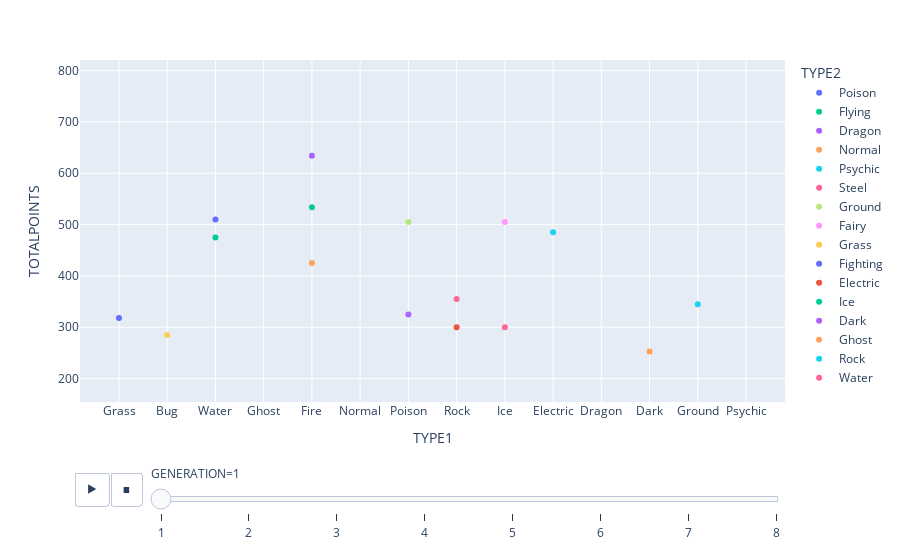

The notebook cell saved with this chart:
### Code cell
fig = px.scatter(df, x="TYPE1", y="TOTALPOINTS", color="TYPE2",animation_frame="GENERATION", animation_group="TYPE2",hover_name = 'NAME')
fig.layout.updatemenus[0].buttons[0].args[1]["frame"]["duration"] = 1000
fig.show()

### Figure 1 — Plotly figure (JSON) as saved in the notebook; plotly's stock layout.template omitted (floating-point values rounded to 4 significant figures)
{"data": [{"hovertemplate": "<b>%{hovertext}</b><br><br>TYPE2=Poison<br>GENERATION=1<br>TYPE1=%{x}<br>TOTALPOINTS=%{y}<extra></extra>", "hovertext": ["Bulbasaur", "Ivysaur", "Venusaur", "Mega Venusaur", "Weedle", "Kakuna", "Beedrill", "Mega Beedrill", "Oddish", "Gloom", "Vileplume", "Venonat", "Venomoth", "Bellsprout", "Weepinbell", "Victreebel", "Tentacool", "Tentacruel", "Gastly", "Haunter", "Gengar", "Mega Gengar"], "ids": ["Poison", "Poison", "Poison", "Poison", "Poison", "Poison", "Poison", "Poison", "Poison", "Poison", "Poison", "Poison", "Poison", "Poison", "Poison", "Poison", "Poison", "Poison", "Poison", "Poison", "Poison", "Poison"], "legendgroup": "Poison", "marker": {"color": "#636efa", "symbol": "circle"}, "mode": "markers", "name": "Poison", "orientation": "v", "showlegend": true, "type": "scatter", "x": ["Grass", "Grass", "Grass", "Grass", "Bug", "Bug", "Bug", "Bug", "Grass", "Grass", "Grass", "Bug", "Bug", "Grass", "Grass", "Grass", "Water", "Water", "Ghost", "Ghost", "Ghost", "Ghost"], "xaxis": "x", "y": [318, 405, 525, 625, 195, 205, 395, 495, 320, 395, 490, 305, 450, 300, 390, 490, 335, 515, 310, 405, 500, 600], "yaxis": "y"}, {"hovertemplate": "<b>%{hovertext}</b><br><br>TYPE2=Flying<br>GENERATION=1<br>TYPE1=%{x}<br>TOTALPOINTS=%{y}<extra></extra>", "hovertext": ["Charizard", "Mega Charizard Y", "Butterfree", "Pidgey", "Pidgeotto", "Pidgeot", "Mega Pidgeot", "Spearow", "Fearow", "Zubat", "Golbat", "Farfetch'd", "Doduo", "Dodrio", "Scyther", "Mega Pinsir", "Gyarados", "Aerodactyl", "Mega Aerodactyl", "Articuno", "Zapdos", "Moltres", "Dragonite"], "ids": ["Flying", "Flying", "Flying", "Flying", "Flying", "Flying", "Flying", "Flying", "Flying", "Flying", "Flying", "Flying", "Flying", "Flying", "Flying", "Flying", "Flying", "Flying", "Flying", "Flying", "Flying", "Flying", "Flying"], "legendgroup": "Flying", "marker": {"color": "#00cc96", "symbol": "circle"}, "mode": "markers", "name": "Flying", "orientation": "v", "showlegend": true, "type": "scatter", "x": ["Fire", "Fire", "Bug", "Normal", "Normal", "Normal", "Normal", "Normal", "Normal", "Poison", "Poison", "Normal", "Normal", "Normal", "Bug", "Bug", "Water", "Rock", "Rock", "Ice", "Electric", "Fire", "Dragon"], "xaxis": "x", "y": [534, 634, 395, 251, 349, 479, 579, 262, 442, 245, 455, 377, 310, 470, 500, 600, 540, 515, 615, 580, 580, 580, 600], "yaxis": "y"}, {"hovertemplate": "<b>%{hovertext}</b><br><br>TYPE2=Dragon<br>GENERATION=1<br>TYPE1=%{x}<br>TOTALPOINTS=%{y}<extra></extra>", "hovertext": ["Mega Charizard X", "Alolan Exeggutor"], "ids": ["Dragon", "Dragon"], "legendgroup": "Dragon", "marker": {"color": "#ab63fa", "symbol": "circle"}, "mode": "markers", "name": "Dragon", "orientation": "v", "showlegend": true, "type": "scatter", "x": ["Fire", "Grass"], "xaxis": "x", "y": [634, 530], "yaxis": "y"}, {"hovertemplate": "<b>%{hovertext}</b><br><br>TYPE2=Normal<br>GENERATION=1<br>TYPE1=%{x}<br>TOTALPOINTS=%{y}<extra></extra>", "hovertext": ["Alolan Rattata", "Alolan Raticate"], "ids": ["Normal", "Normal"], "legendgroup": "Normal", "marker": {"color": "#FFA15A", "symbol": "circle"}, "mode": "markers", "name": "Normal", "orientation": "v", "showlegend": true, "type": "scatter", "x": ["Dark", "Dark"], "xaxis": "x", "y": [253, 413], "yaxis": "y"}, {"hovertemplate": "<b>%{hovertext}</b><br><br>TYPE2=Psychic<br>GENERATION=1<br>TYPE1=%{x}<br>TOTALPOINTS=%{y}<extra></extra>", "hovertext": ["Alolan Raichu", "Slowpoke", "Slowbro", "Mega Slowbro", "Exeggcute", "Exeggutor", "Starmie", "Jynx"], "ids": ["Psychic", "Psychic", "Psychic", "Psychic", "Psychic", "Psychic", "Psychic", "Psychic"], "legendgroup": "Psychic", "marker": {"color": "#19d3f3", "symbol": "circle"}, "mode": "markers", "name": "Psychic", "orientation": "v", "showlegend": true, "type": "scatter", "x": ["Electric", "Water", "Water", "Water", "Grass", "Grass", "Water", "Ice"], "xaxis": "x", "y": [485, 315, 490, 590, 325, 530, 520, 455], "yaxis": "y"}, {"hovertemplate": "<b>%{hovertext}</b><br><br>TYPE2=Steel<br>GENERATION=1<br>TYPE1=%{x}<br>TOTALPOINTS=%{y}<extra></extra>", "hovertext": ["Alolan Sandshrew", "Alolan Sandslash", "Alolan Diglett", "Alolan Dugtrio", "Magnemite", "Magneton"], "ids": ["Steel", "Steel", "Steel", "Steel", "Steel", "Steel"], "legendgroup": "Steel", "marker": {"color": "#FF6692", "symbol": "circle"}, "mode": "markers", "name": "Steel", "orientation": "v", "showlegend": true, "type": "scatter", "x": ["Ice", "Ice", "Ground", "Ground", "Electric", "Electric"], "xaxis": "x", "y": [300, 450, 265, 425, 325, 465], "yaxis": "y"}, {"hovertemplate": "<b>%{hovertext}</b><br><br>TYPE2=Ground<br>GENERATION=1<br>TYPE1=%{x}<br>TOTALPOINTS=%{y}<extra></extra>", "hovertext": ["Nidoqueen", "Nidoking", "Geodude", "Graveler", "Golem", "Onix"], "ids": ["Ground", "Ground", "Ground", "Ground", "Ground", "Ground"], "legendgroup": "Ground", "marker": {"color": "#B6E880", "symbol": "circle"}, "mode": "markers", "name": "Ground", "orientation": "v", "showlegend": true, "type": "scatter", "x": ["Poison", "Poison", "Rock", "Rock", "Rock", "Rock"], "xaxis": "x", "y": [505, 505, 300, 390, 495, 385], "yaxis": "y"}, {"hovertemplate": "<b>%{hovertext}</b><br><br>TYPE2=Fairy<br>GENERATION=1<br>TYPE1=%{x}<br>TOTALPOINTS=%{y}<extra></extra>", "hovertext": ["Alolan Ninetales", "Jigglypuff", "Wigglytuff", "Galarian Rapidash", "Galarian Weezing", "Mr. Mime"], "ids": ["Fairy", "Fairy", "Fairy", "Fairy", "Fairy", "Fairy"], "legendgroup": "Fairy", "marker": {"color": "#FF97FF", "symbol": "circle"}, "mode": "markers", "name": "Fairy", "orientation": "v", "showlegend": true, "type": "scatter", "x": ["Ice", "Normal", "Normal", "Psychic", "Poison", "Psychic"], "xaxis": "x", "y": [505, 270, 435, 500, 490, 460], "yaxis": "y"}, {"hovertemplate": "<b>%{hovertext}</b><br><br>TYPE2=Grass<br>GENERATION=1<br>TYPE1=%{x}<br>TOTALPOINTS=%{y}<extra></extra>", "hovertext": ["Paras", "Parasect"], "ids": ["Grass", "Grass"], "legendgroup": "Grass", "marker": {"color": "#FECB52", "symbol": "circle"}, "mode": "markers", "name": "Grass", "orientation": "v", "showlegend": true, "type": "scatter", "x": ["Bug", "Bug"], "xaxis": "x", "y": [285, 405], "yaxis": "y"}, {"hovertemplate": "<b>%{hovertext}</b><br><br>TYPE2=Fighting<br>GENERATION=1<br>TYPE1=%{x}<br>TOTALPOINTS=%{y}<extra></extra>", "hovertext": ["Poliwrath", "Mega Mewtwo X"], "ids": ["Fighting", "Fighting"], "legendgroup": "Fighting", "marker": {"color": "#636efa", "symbol": "circle"}, "mode": "markers", "name": "Fighting", "orientation": "v", "showlegend": true, "type": "scatter", "x": ["Water", "Psychic"], "xaxis": "x", "y": [510, 780], "yaxis": "y"}, {"hovertemplate": "<b>%{hovertext}</b><br><br>TYPE2=Electric<br>GENERATION=1<br>TYPE1=%{x}<br>TOTALPOINTS=%{y}<extra></extra>", "hovertext": ["Alolan Geodude", "Alolan Graveler", "Alolan Golem"], "ids": ["Electric", "Electric", "Electric"], "legendgroup": "Electric", "marker": {"color": "#EF553B", "symbol": "circle"}, "mode": "markers", "name": "Electric", "orientation": "v", "showlegend": true, "type": "scatter", "x": ["Rock", "Rock", "Rock"], "xaxis": "x", "y": [300, 390, 495], "yaxis": "y"}, {"hovertemplate": "<b>%{hovertext}</b><br><br>TYPE2=Ice<br>GENERATION=1<br>TYPE1=%{x}<br>TOTALPOINTS=%{y}<extra></extra>", "hovertext": ["Dewgong", "Cloyster", "Galarian Mr. Mime", "Lapras"], "ids": ["Ice", "Ice", "Ice", "Ice"], "legendgroup": "Ice", "marker": {"color": "#00cc96", "symbol": "circle"}, "mode": "markers", "name": "Ice", "orientation": "v", "showlegend": true, "type": "scatter", "x": ["Water", "Water", "Psychic", "Water"], "xaxis": "x", "y": [475, 525, 460, 535], "yaxis": "y"}, {"hovertemplate": "<b>%{hovertext}</b><br><br>TYPE2=Dark<br>GENERATION=1<br>TYPE1=%{x}<br>TOTALPOINTS=%{y}<extra></extra>", "hovertext": ["Alolan Grimer", "Alolan Muk", "Mega Gyarados"], "ids": ["Dark", "Dark", "Dark"], "legendgroup": "Dark", "marker": {"color": "#ab63fa", "symbol": "circle"}, "mode": "markers", "name": "Dark", "orientation": "v", "showlegend": true, "type": "scatter", "x": ["Poison", "Poison", "Water"], "xaxis": "x", "y": [325, 500, 640], "yaxis": "y"}, {"hovertemplate": "<b>%{hovertext}</b><br><br>TYPE2=Ghost<br>GENERATION=1<br>TYPE1=%{x}<br>TOTALPOINTS=%{y}<extra></extra>", "hovertext": ["Alolan Marowak"], "ids": ["Ghost"], "legendgroup": "Ghost", "marker": {"color": "#FFA15A", "symbol": "circle"}, "mode": "markers", "name": "Ghost", "orientation": "v", "showlegend": true, "type": "scatter", "x": ["Fire"], "xaxis": "x", "y": [425], "yaxis": "y"}, {"hovertemplate": "<b>%{hovertext}</b><br><br>TYPE2=Rock<br>GENERATION=1<br>TYPE1=%{x}<br>TOTALPOINTS=%{y}<extra></extra>", "hovertext": ["Rhyhorn", "Rhydon"], "ids": ["Rock", "Rock"], "legendgroup": "Rock", "marker": {"color": "#19d3f3", "symbol": "circle"}, "mode": "markers", "name": "Rock", "orientation": "v", "showlegend": true, "type": "scatter", "x": ["Ground", "Ground"], "xaxis": "x", "y": [345, 485], "yaxis": "y"}, {"hovertemplate": "<b>%{hovertext}</b><br><br>TYPE2=Water<br>GENERATION=1<br>TYPE1=%{x}<br>TOTALPOINTS=%{y}<extra></extra>", "hovertext": ["Omanyte", "Omastar", "Kabuto", "Kabutops"], "ids": ["Water", "Water", "Water", "Water"], "legendgroup": "Water", "marker": {"color": "#FF6692", "symbol": "circle"}, "mode": "markers", "name": "Water", "orientation": "v", "showlegend": true, "type": "scatter", "x": ["Rock", "Rock", "Rock", "Rock"], "xaxis": "x", "y": [355, 495, 355, 495], "yaxis": "y"}], "layout": {"legend": {"title": {"text": "TYPE2"}, "tracegroupgap": 0}, "margin": {"t": 60}, "sliders": [{"active": 0, "currentvalue": {"prefix": "GENERATION="}, "len": 0.9, "pad": {"b": 10, "t": 60}, "steps": [{"args": [["1"], {"frame": {"duration": 0, "redraw": false}, "fromcurrent": true, "mode": "immediate", "transition": {"duration": 0, "easing": "linear"}}], "label": "1", "method": "animate"}, {"args": [["2"], {"frame": {"duration": 0, "redraw": false}, "fromcurrent": true, "mode": "immediate", "transition": {"duration": 0, "easing": "linear"}}], "label": "2", "method": "animate"}, {"args": [["3"], {"frame": {"duration": 0, "redraw": false}, "fromcurrent": true, "mode": "immediate", "transition": {"duration": 0, "easing": "linear"}}], "label": "3", "method": "animate"}, {"args": [["4"], {"frame": {"duration": 0, "redraw": false}, "fromcurrent": true, "mode": "immediate", "transition": {"duration": 0, "easing": "linear"}}], "label": "4", "method": "animate"}, {"args": [["5"], {"frame": {"duration": 0, "redraw": false}, "fromcurrent": true, "mode": "immediate", "transition": {"duration": 0, "easing": "linear"}}], "label": "5", "method": "animate"}, {"args": [["6"], {"frame": {"duration": 0, "redraw": false}, "fromcurrent": true, "mode": "immediate", "transition": {"duration": 0, "easing": "linear"}}], "label": "6", "method": "animate"}, {"args": [["7"], {"frame": {"duration": 0, "redraw": false}, "fromcurrent": true, "mode": "immediate", "transition": {"duration": 0, "easing": "linear"}}], "label": "7", "method": "animate"}, {"args": [["8"], {"frame": {"duration": 0, "redraw": false}, "fromcurrent": true, "mode": "immediate", "transition": {"duration": 0, "easing": "linear"}}], "label": "8", "method": "animate"}], "x": 0.1, "xanchor": "left", "y": 0, "yanchor": "top"}], "updatemenus": [{"buttons": [{"args": [null, {"frame": {"duration": 1000, "redraw": false}, "fromcurrent": true, "mode": "immediate", "transition": {"duration": 500, "easing": "linear"}}], "label": "&#9654;", "method": "animate"}, {"args": [[null], {"frame": {"duration": 0, "redraw": false}, "fromcurrent": true, "mode": "immediate", "transition": {"duration": 0, "easing": "linear"}}], "label": "&#9724;", "method": "animate"}], "direction": "left", "pad": {"r": 10, "t": 70}, "showactive": false, "type": "buttons", "x": 0.1, "xanchor": "right", "y": 0, "yanchor": "top"}], "xaxis": {"anchor": "y", "domain": [0, 1], "title": {"text": "TYPE1"}}, "yaxis": {"anchor": "x", "domain": [0, 1], "title": {"text": "TOTALPOINTS"}}}}
